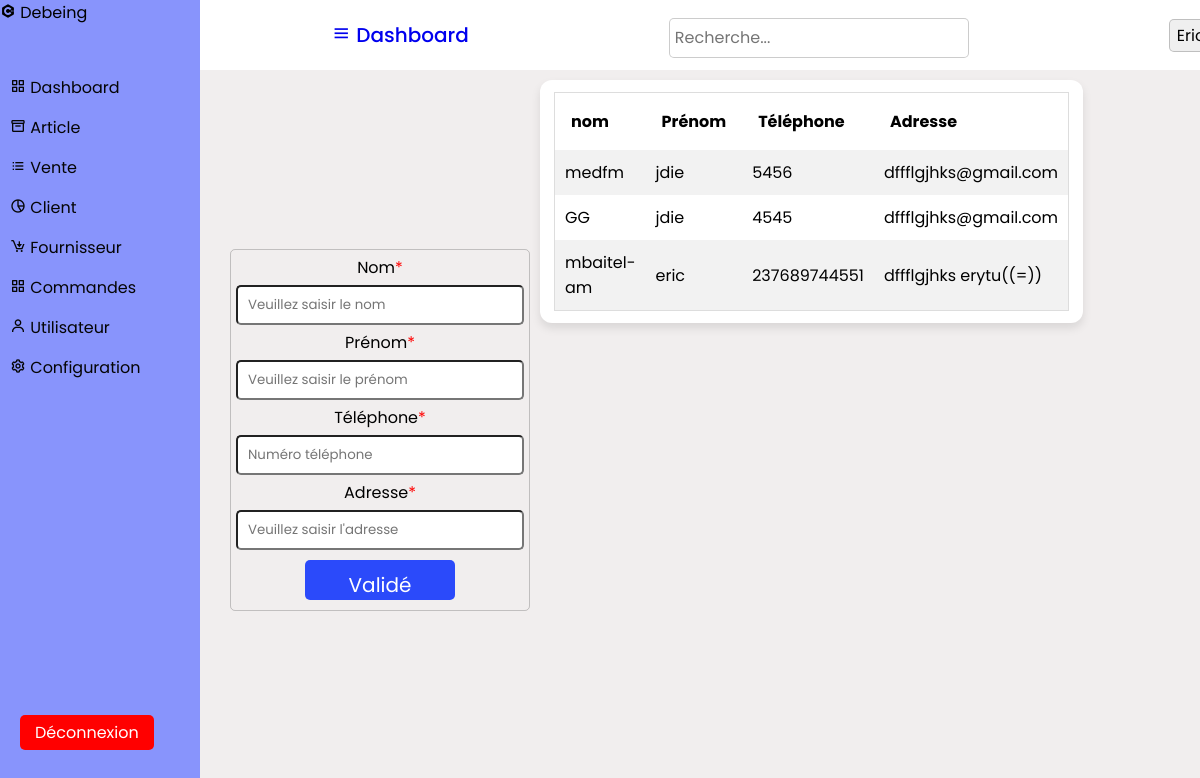
The app's page /vue/client.php with its own data.
### tables this page shows
CREATE TABLE `client` (
  `id` int(11) NOT NULL,
  `nom` varchar(30) NOT NULL,
  `prenom` varchar(30) NOT NULL,
  `telephone` varchar(30) NOT NULL,
  `adresse` varchar(50) NOT NULL
);

### model/fonctionClient.php (called while the page is built, shortened)
<?php
function getClient()
{
    $sql = "SELECT * FROM client";
    $req = $GLOBALS['connexion'] -> prepare($sql);
    $req -> execute();
    return $req -> fetchAll();
}
?>

### vue/client.php (the view, shortened to what this page needs)
<?php
include'entete.php'
?>
  <div class="form-containered">
            <div class="form">
                <form action="../model/ajoutClient.php" method="POST">
                    <div class="contenu">
                        <div class="input">
                            <label for="nom">Nom<span style="color: red;">*</span> </label>
                            <input type="text" name="nom" id="nom" placeholder="Veuillez saisir le nom"><br>
                            <label for="prenom">Prénom<span style="color: red;">*</span></label><br>
                            <input type="text" name="prenom" id="prenom" placeholder="Veuillez saisir le prénom"><br>
                            <label for="telephone">Téléphone<span style="color: red;">*</span></label><br>
                            <input type="number" name="telephone" placeholder="Numéro téléphone">
                            <label for="adresse">Adresse<span style="color: red;">*</span></label><br>
                            <input type="text" name="adresse" placeholder="Veuillez saisir l'adresse"><br>
                            <button type="submit" class="submit">Validé</button>
                        </div>
                    </div>
                </form>
            </div>
        </div>
        <div class="box">
                <table class="mtable">
                        <tr>
                            <th>nom</th>
                            <th> Prénom</th>
                            <th>Téléphone</th>
                            <th>Adresse</th>
                        </tr>
                        <?php
                        $clients = getClient();
                        if (!empty($clients) && is_array($clients)) {
                            foreach ($clients as $key => $value) {
                                ?>
                                <tr>
                                    <td><?= $value['nom']  ?></td>
                                    <td><?= $value['prenom']  ?></td>
                                    <td><?= $value['telephone']  ?></td>
                                    <td><?= $value['adresse']  ?></td>
                                </tr>
                                <?php
                            }
                        }
                        ?>
                </table>
            </div>
    </section>
<?php
include'pied.php';
?>

### public/css/style.css (style rules this page uses)
* { margin: 0; padding: 0; box-sizing: border-box; font-family: "Poppins", sans-serif; }
body { background-color: #f1eeee; }
.input { width: 300px; padding: 5px; margin-top: 10px; border-radius: 5px; border: 1px solid rgba(0, 0, 0, 0.2); font-size: 16px; }
.form-containered { display: flex; justify-content: center; align-items: center; height: 100vh; }
.form { flex-direction: column; gap: 20px; margin-top: 50px; }
table.mtable { width: 100%; border-collapse: collapse; width: 100%; border: 1px solid #ddd; }
th, td { text-align: left; padding: 16px; }
table.mtable tr:nth-child(even) { background-color: #f2f2f2; }
table.mtable td { padding: 10px; }
.overview-boxes, .box { display: flex; justify-content: left; align-items: flex-start; background: #fff; border-radius: 12px; box-shadow: 0 5px 10px rgba(0, 0, 0, 0.1) ; padding: 12px 14px; margin-top: 80px; height: 100%; }
.contenu { border-radius: 10px; padding: 30px; width: 340px; box-shadow: 0 0 10px rgba(0, 0, 0, 0); text-align: center; }
.submit, input, #Eric, #id_article, #id_client { width: 100% ; padding: 10px; height: 40px; margin: 5px 0; border-radius: 5px; }
.submit { background-color: rgb(43, 74, 250); color: white; border: none; cursor: pointer; font-size: 20px; width: 150px; }

### records on screen
client: nom "medfm", prenom "jdie", telephone "5456", adresse "dffflgjhks@gmail.com"
client: nom "GG", prenom "jdie", telephone "4545", adresse "dffflgjhks@gmail.com"
client: nom "mbaitel-am", prenom "eric", telephone "237689744551", adresse "dffflgjhks erytu((=))"
